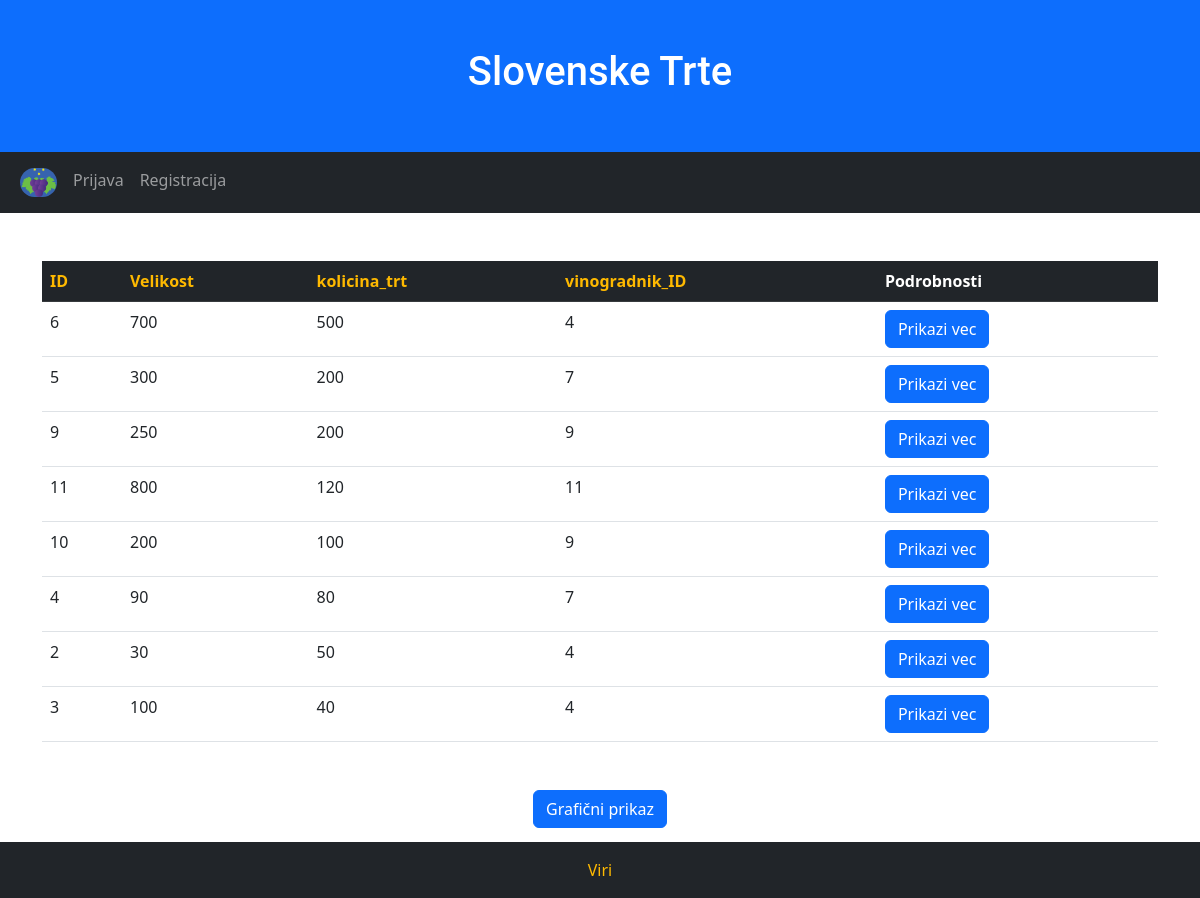
Page /zemljisca.php?atribut=kolicina_trt&smer=ASC on the committed database.
### tables this page shows
CREATE TABLE `zemljisce` (
  `ID` int(5) NOT NULL,
  `velikost` int(10) NOT NULL,
  `kolicina_trt` int(11) NOT NULL,
  `vinogradnik_ID` int(5) NOT NULL
);

### zemljisca.php (the view, shortened to what this page needs)
<?php
$conn = mysqli_connect('localhost', 'id21675710_trte', 'Trte123&', 'id21675710_slovensketrte');
$stmt = mysqli_prepare($conn, "SELECT ID, velikost, kolicina_trt, vinogradnik_ID FROM zemljisce");
mysqli_stmt_execute($stmt);
$result = mysqli_stmt_get_result($stmt);
$atribut = isset($_GET['atribut']) ? $_GET['atribut'] : 'ID';
$smer = isset($_GET['smer']) ? $_GET['smer'] : 'ASC';
$data = array();
while ($row = mysqli_fetch_assoc($result)) {
  $data[] = $row;
}
usort($data, 'cmp');
?>
<!DOCTYPE html>
<html lang="en">
<head>
  <link href="https://cdn.jsdelivr.net/npm/bootstrap@5.2.3/dist/css/bootstrap.min.css" rel="stylesheet">
  <link href="style.css" rel="stylesheet">
</head>
<body>
<div class="container-fluid p-5 bg-primary text-white text-center">
  <h1>Slovenske Trte</h1>
</div>
<nav class="navbar navbar-expand-sm bg-dark navbar-dark">
  <div class="container-fluid">
    <ul class="navbar-nav" id = "nav-items">
      <li class="nav-item">
        <a class="nav-link active" href="index.php">
        <img src="Slike/logo.png" alt="Avatar Logo" style="width:37px;" class="rounded-pill">
        </a>
      </li>
      <?php if(isset($_SESSION['vinogradnik_ID'])): ?>
      <li class="nav-item">
        <a class="nav-link" href="odjava.php">Odjava</a>
      </li>
      <?php else: ?>
      <li class="nav-item">
        <a class="nav-link" href="prijava.php">Prijava</a>
      </li>
      <li class="nav-item">
        <a class="nav-link" href="registracija.php">Registracija</a>
      </li>
      <?php endif; ?>
    </ul>
  </div>
</nav>
<div class="container mt-5">
  <table class="table">
    <thead class="table-dark">
      <tr>
        <th><a href="?atribut=ID&smer=<?php echo $atribut == 'ID' && $smer == 'ASC' ? 'DESC' : 'ASC'; ?>">ID</a></th>
        <th><a href="?atribut=velikost&smer=<?php echo $atribut == 'velikost' && $smer == 'ASC' ? 'DESC' : 'ASC'; ?>">Velikost</a></th>
        <th><a href="?atribut=kolicina_trt&smer=<?php echo $atribut == 'kolicina_trt' && $smer == 'ASC' ? 'DESC' : 'ASC'; ?>">kolicina_trt</a></th>
        <th><a href="?atribut=vinogradnik_ID&smer=<?php echo $atribut == 'vinogradnik_ID' && $smer == 'ASC' ? 'DESC' : 'ASC'; ?>">vinogradnik_ID</a></th>
        <th>Podrobnosti</th>
      </tr>
    </thead>
    <tbody>
      <?php foreach ($data as $row){ ?>
            <tr>
                <td><?php echo $row['ID']; ?></td>
                <td><?php echo $row['velikost']; ?></td>
                <td><?php echo $row['kolicina_trt']; ?></td>
                <td><?php echo $row['vinogradnik_ID']; ?></td>
                <td>
                  <form method="POST" action="zemljisca_podrobnosti.php">
                      <input type="submit" class="btn btn-primary" name="uredi" value="Prikazi vec">
                  </form>
                </td>
            </tr>
        <?php } ?>
    </tbody>
  </table>
</div>
<div class="container mt-5 text-center">
  <button id="graf" type="button" class="btn btn-primary" name="graf">Grafični prikaz</button>
</div>
<div class="container mt-3 mb-3 text-center">
  <button id="nazaj" class="btn btn-primary">Nazaj</button>
</div>
<div class="p-3 bg-dark text-white text-center fixed-bottom">
  <a href="viri.php">Viri</a>
</div>
</body>
</html>

### style.css (style rules this page uses)
:root { --font-default: "Open Sans", system-ui, -apple-system, "Segoe UI", Roboto, "Helvetica Neue", Arial, "Noto Sans", "Liberation Sans", sans-serif, "Apple Color Emoji", "Segoe UI Emoji", "Segoe UI Symbol", "Noto Color Emoji"; --font-primary: "Roboto", sans-serif; --font-secondary: "Work Sans", sans-serif; }
:root { --color-default: #364d59; --color-primary: #feb900; --color-secondary: #52565e; }
:root { scroll-behavior: smooth; }
a { color: var(--color-primary); text-decoration: none; }
h1, h2, h3, h4, h5, h6 { font-family: var(--font-primary); }

### rows in the picture
zemljisce: ID "6", velikost "700", kolicina_trt "500", vinogradnik_ID "4"
zemljisce: ID "5", velikost "300", kolicina_trt "200", vinogradnik_ID "7"
zemljisce: ID "9", velikost "250", kolicina_trt "200", vinogradnik_ID "9"
zemljisce: ID "11", velikost "800", kolicina_trt "120", vinogradnik_ID "11"
zemljisce: ID "10", velikost "200", kolicina_trt "100", vinogradnik_ID "9"
zemljisce: ID "4", velikost "90", kolicina_trt "80", vinogradnik_ID "7"
zemljisce: ID "2", velikost "30", kolicina_trt "50", vinogradnik_ID "4"
zemljisce: ID "3", velikost "100", kolicina_trt "40", vinogradnik_ID "4"
